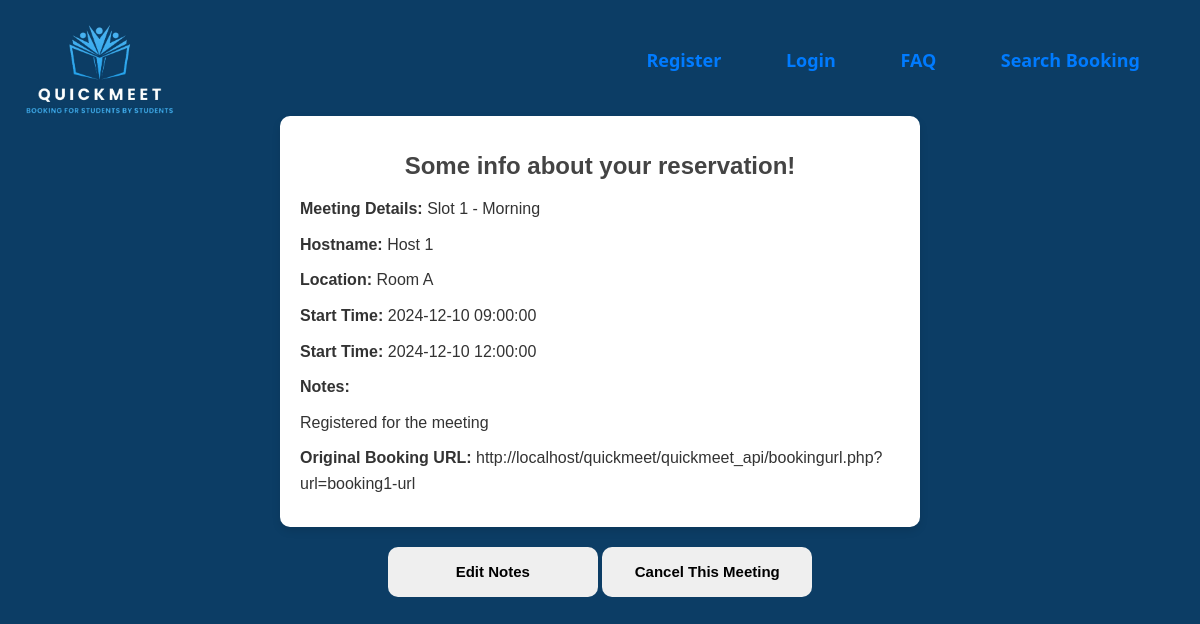
/quickmeet_api/reservationurl.php?url=reservation1-url, run on an earlier commit of the app's database.
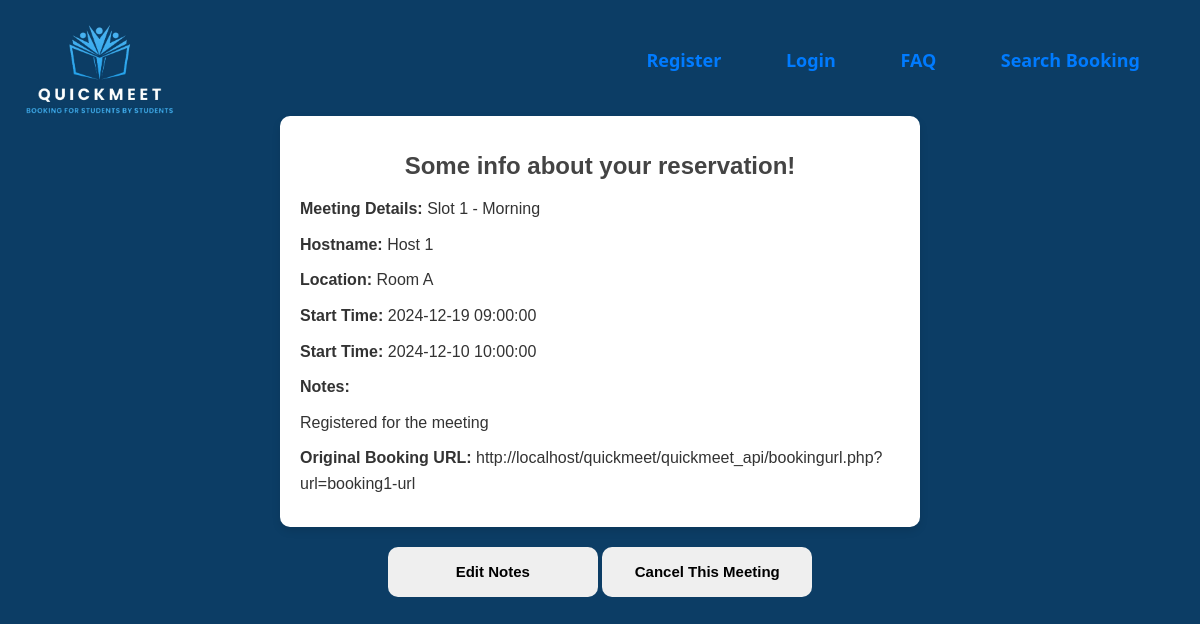
And on a later commit of the database.
### tables this page shows
CREATE TABLE Timeslot (
    sid INT AUTO_INCREMENT PRIMARY KEY,              
    bookingurl VARCHAR(255),              
    slottitle VARCHAR(255) NOT NULL,       
    hostname VARCHAR(255) NOT NULL,        
    location VARCHAR(255) NOT NULL,        
    startdatetime DATETIME NOT NULL,      
    enddatetime DATETIME NOT NULL,        
    numopenslots INT NOT NULL,             
    maxslots INT NOT NULL,                 
    FOREIGN KEY (bookingurl) REFERENCES Booking(bookingurl)
);

CREATE TABLE Reservation (
    reservationurl VARCHAR(255) PRIMARY KEY,  
    sid INT,                                
    notes TEXT,                                
    FOREIGN KEY (sid) REFERENCES Timeslot(sid)
);

### quickmeet_api/reservationurl.php (the view, shortened to what this page needs)
<?php
include '../backend/bookingpagesheader.php';
?>
<?php
$servername = "localhost";
$username = "root";
$password = "";
$dbname = "mysql";
$conn = new mysqli($servername, $username, $password, $dbname);
$resUrl = $_GET['url'] ?? null;
if ($resUrl) {
    $sql = "SELECT * FROM Reservation WHERE reservationurl = ?";
    $stmt = $conn->prepare($sql);
    $stmt->bind_param("s", $resUrl);
    $stmt->execute();
    $result1 = $stmt->get_result();
    if ($result1 && $result1->num_rows > 0) {
        $res = $result1->fetch_assoc();
        $sql = "SELECT * FROM Timeslot WHERE sid = ?";
        $stmt = $conn->prepare($sql);
        $stmt->bind_param("s", $res['sid']);
        $stmt->execute();
        $result = $stmt->get_result();
        if ($result && $result->num_rows > 0) {
            $restimeslot = $result->fetch_assoc();
            echo "
            <!DOCTYPE html>
            <html lang='en'>
            <head>
            </head>
            <body style='background-color: #0C3D65'>
                <div class='TimeSlot-container'>
                    <h1>" . "Some info about your reservation!" . "</h1>
                    <p><span class = 'bolder'>Meeting Details:</span> " . htmlspecialchars($restimeslot['slottitle']) . "</p>
                    <p><span class = 'bolder'>Hostname:</span> " . htmlspecialchars($restimeslot['hostname']) . "</p>
                    <p><span class = 'bolder'>Location:</span> " . htmlspecialchars($restimeslot['location']) . "</p>
                    <p><span class = 'bolder'>Start Time: </span>" . htmlspecialchars($restimeslot['startdatetime']) . "</p>
                    <p><span class = 'bolder'>Start Time: </span>" . htmlspecialchars($restimeslot['enddatetime']) . "</p>
                    <p><span class = 'bolder'>Notes: </span>" . "</p>
                    <p>". htmlspecialchars($res['notes']) ."</p>
                    <p><span class = 'bolder'>Original Booking URL: </span> " . htmlspecialchars("http://localhost/quickmeet/quickmeet_api/bookingurl.php?url=" . urlencode($restimeslot['bookingurl'])) . "</p>
                </div>
            </body>
            </html>";
        }
        else {
            echo "<h3> Sorry, the timeslot that was created was deleted by the owner and no longer found </h3>";
        }
    ?>
    <!DOCTYPE html>
    <html>
    <head>
    </head>
    <body>
        <div class = "buttons">
            <button  onclick="editNotes()">Edit Notes</button>
            <input  type="submit" value="Cancel This Meeting" onclick="delRes(event)" />
        </div>
    </body>
    </html>
    <?php
    } else {
        echo "<h1>This reservation was not found</h1>";
    }
} else {
    echo "<h1>Invalid URL</h1>";
}
?>

### backend/bookingpagesheader.php (shortened to what this page needs)
<?php
require '../backend/db_connect.php';
if (isset($_SESSION['ticket'])) {
    $ticket = $_SESSION['ticket'];
    $stmt = $conn->prepare("SELECT user_id, expiry FROM user_tickets WHERE ticket = ?");
    if ($stmt === false) {
        die("Database query failed.");
    }
    $stmt->bind_param("s", $ticket);
    $stmt->execute();
    $stmt->bind_result($userId, $expiry);
    $stmt->fetch();
    $stmt->close();
    $newExpiry = time() + 3600;
    $updateStmt = $conn->prepare("UPDATE user_tickets SET expiry = ? WHERE ticket = ?");
    $updateStmt->bind_param("is", $newExpiry, $ticket);
    $updateStmt->execute();
    $updateStmt->close();
    $isLoggedIn = true;
} else {
    $isLoggedIn = false;
}
?>
<head>
</head>
<div class="header">
    <a href="../backend/Landing.php"><img src="../FrontEndCode/Images/NewLogoGoodColor.jpg" style="height: 8vw;"></a>
    <?php if ($isLoggedIn): ?>
        <div class="Links">
            <a href="../backend/dashboard.php">Dashboard</a>
            <a href="../backend/FAQ.php">FAQ</a>
            <a href="../backend/BookNow.php">Search Booking</a>
            <a href="../backend/logout.php">Logout</a>
        </div>
    <?php else: ?>
        <div class="Links">
            <a href="../backend/Register.php">Register</a>
            <a href="../backend/Login.php">Login</a>
            <a href="../backend/FAQ.php">FAQ</a>
            <a href="../backend/BookNow.php">Search Booking</a>
        </div>
    <?php endif; ?>
</div>

### backend/bookingpagesheader.php (style rules this page uses)
a { margin-right: 60px; color: #808998; font-family: 'Segoe UI', Tahoma, Geneva, Verdana, sans-serif; font-size: 18px; }
.Links { position: absolute; top: 6vh; right: 0vh; }

### quickmeet_api/reservationurl.php (style rules this page uses)
body { font-family: Arial, sans-serif; background-color: #f5f5f5; margin: 20px; color: #333; }
.TimeSlot-container { max-width: 600px; margin: auto; padding: 20px; background-color: #ffffff; border-radius: 10px; box-shadow: 0 4px 8px rgba(0, 0, 0, 0.1); }
h1 { color: #444; font-size: 24px; text-align: center; }
p { margin: 10px 0; line-height: 1.6; }
.bolder { font-weight: bold; }
a { color: #007BFF; text-decoration: none; font-weight: bold; }
.buttons { text-align: center; margin-top: 20px; }
button, input { border-radius: 10px; width: 210px; height: 50px; cursor: pointer; font-size: 15px; font-weight: 600; border: none; }

What changed in the data, as far as the page shows it:
changed timeslot "Slot 1 - Morning": startdatetime "2024-12-10 09:00:00" → "2024-12-19 09:00:00"; enddatetime "2024-12-10 12:00:00" → "2024-12-10 10:00:00"
